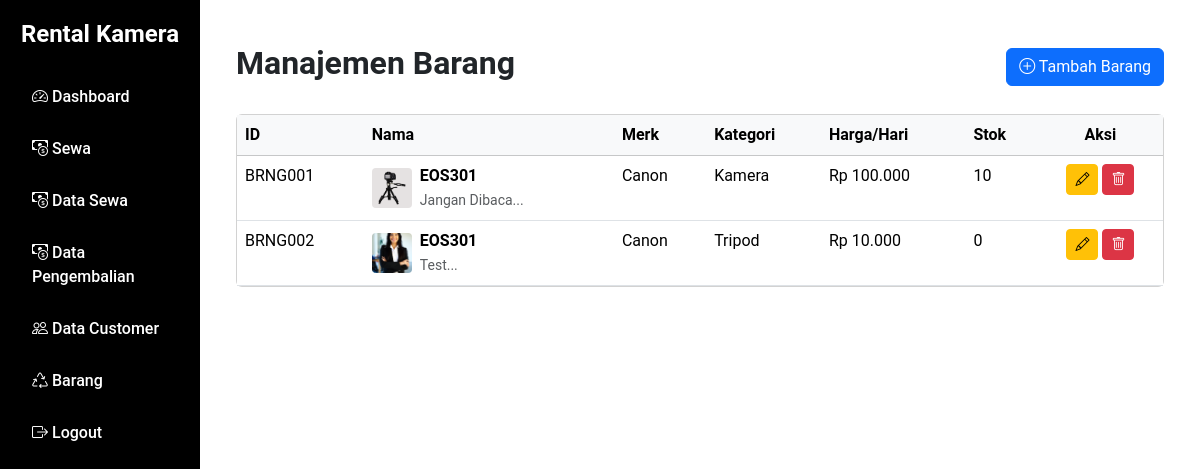
The app's page /admin/index.php?page=barang with its own data.
### tables this page shows
CREATE TABLE `tb_barang` (
  `id_barang` varchar(15) NOT NULL,
  `nama_barang` varchar(150) NOT NULL,
  `deskripsi` varchar(255) NOT NULL,
  `harga_sewa_hari` varchar(25) NOT NULL,
  `stok` varchar(8) NOT NULL,
  `merk` varchar(50) NOT NULL,
  `kategori` varchar(25) NOT NULL,
  `gambar` varchar(255) NOT NULL
);

CREATE TABLE `tb_merk` (
  `id_merk` varchar(8) NOT NULL,
  `merk` varchar(25) NOT NULL
);

CREATE TABLE `tb_kategori` (
  `id_kategori` varchar(10) NOT NULL,
  `kategori` varchar(25) NOT NULL
);

### admin/koneksi.php (called while the page is built, shortened)
<?php
class Database {
    private static $instance = null;
    private $conn;
    private function __construct() {
        $host = "localhost";
        $user = "root";
        $pass = "";
        $db = "rental_kamera";
        $this->conn = new mysqli($host, $user, $pass, $db);
        $this->conn->set_charset("utf8");
    }
    public static function getInstance() {
        if (self::$instance === null) {
            self::$instance = new self();
        }
        return self::$instance;
    }
    public function getConnection() {
        return $this->conn;
    }
}
?>

### admin/model/barang.php (called while the page is built, shortened)
<?php
require_once "koneksi.php";
class Barang
{
    private $conn;
    public function __construct() {
        $this->conn = Database::getInstance()->getConnection();
    }
    public function tampil()
    {
        $sql = "SELECT * FROM tb_barang";
        $result = $this->conn->query($sql);
        return $result ? $result->fetch_all(MYSQLI_ASSOC) : [];
    }
    public function getAllMerk()
    {
        $sql = "SELECT id_merk, merk FROM tb_merk ORDER BY merk ASC";
        $result = $this->conn->query($sql);
        return $result ? $result->fetch_all(MYSQLI_ASSOC) : [];
    }
    public function getAllKategori()
    {
        $sql = "SELECT id_kategori, kategori FROM tb_kategori ORDER BY kategori ASC";
        $result = $this->conn->query($sql);
        return $result ? $result->fetch_all(MYSQLI_ASSOC) : [];
    }
}

### admin/barang.php (the view, shortened to what this page needs)
<?php
require 'koneksi.php';
require 'model/barang.php';
$barang = new Barang();
$daftarBarang = $barang->tampil();
$daftarMerk = $barang->getAllMerk();
$daftarKategori = $barang->getAllKategori();
?>
<div class="container-fluid mt-4">
    <div class="d-flex justify-content-between align-items-center mb-4">
        <h2 class="fw-bold"><i class=""></i> Manajemen Barang</h2>
        <button class="btn btn-primary" data-bs-toggle="modal" data-bs-target="#modalForm">
            <i class="bi bi-plus-circle"></i> Tambah Barang
        </button>
    </div>
    <div class="card">
        <div class="table-responsive">
            <table class="table table-hover mb-0">
                <thead class="table-light">
                    <tr>
                        <th>ID</th>
                        <th>Nama</th>
                        <th>Merk</th>
                        <th>Kategori</th>
                        <th>Harga/Hari</th>
                        <th>Stok</th>
                        <th class="text-center">Aksi</th>
                    </tr>
                </thead>
                <tbody>
                    <?php if (empty($daftarBarang)): ?>
                        <tr>
                            <td colspan="7" class="text-center py-4 text-muted">Belum ada data barang</td>
                        </tr>
                    <?php else: ?>
                        <?php foreach ($daftarBarang as $item):
                            $merk_name = '';
                            $kategori_name = '';
                            foreach ($daftarMerk as $m) {
                                if ($m['id_merk'] == $item['merk']) {
                                    $merk_name = $m['merk'];
                                    break;
                                }
                            }
                            foreach ($daftarKategori as $k) {
                                if ($k['id_kategori'] == $item['kategori']) {
                                    $kategori_name = $k['kategori'];
                                    break;
                                }
                            }
                        ?>
                            <tr>
                                <td><span><?php echo $item['id_barang']; ?></span></td>
                                <td>
                                    <div class="d-flex align-items-center gap-2">
                                        <?php if (!empty($item['gambar']) && file_exists('uploads/' . $item['gambar'])): ?>
                                            <img src="uploads/<?php echo $item['gambar']; ?>" alt="<?php echo $item['nama_barang']; ?>" style="width: 40px; height: 40px; object-fit: cover; border-radius: 4px;">
                                        <?php else: ?>
                                            <div style="width: 40px; height: 40px; background-color: #e9ecef; border-radius: 4px; display: flex; align-items: center; justify-content: center;">
                                                <i class="bi bi-image text-muted"></i>
                                            </div>
                                        <?php endif; ?>
                                        <div>
                                            <strong><?php echo $item['nama_barang']; ?></strong>
                                            <br><small class="text-muted"><?php echo substr($item['deskripsi'], 0, 35); ?>...</small>
                                        </div>
                                    </div>
                                </td>
                                <td><?php echo $merk_name; ?></td>
                                <td><?php echo $kategori_name; ?></td>
                                <td>Rp <?php echo number_format($item['harga_sewa_hari'], 0, ',', '.'); ?></td>
                                <td><?php echo $item['stok']; ?></td>
                                <td class="text-center">
                                    <button class="btn btn-sm btn-warning" title="Edit" data-bs-toggle="modal" data-bs-target="#modalForm" onclick="editBarang('<?php echo $item['id_barang']; ?>')">
                                        <i class="bi bi-pencil"></i>
                                    </button>
                                    <a href="index.php?page=barang&hapus=<?php echo $item['id_barang']; ?>"
                                       class="btn btn-sm btn-danger" onclick="return confirm('Hapus data ini?')" title="Hapus">
                                        <i class="bi bi-trash"></i>
                                    </a>
                                </td>
                            </tr>
                        <?php endforeach; ?>
                    <?php endif; ?>
                </tbody>
            </table>
        </div>
    </div>
</div>

### admin/index.php (shortened to what this page needs)
<!DOCTYPE html>
<html lang="id">
<head>
    <link href="https://cdn.jsdelivr.net/npm/bootstrap@5.3.3/dist/css/bootstrap.min.css" rel="stylesheet">
    <link href="https://cdn.jsdelivr.net/npm/bootstrap-icons@1.11.3/font/bootstrap-icons.css" rel="stylesheet">
    <link rel="stylesheet" href="asset/css/style.css">
</head>
<body>
    <div class="container-fluid">
        <div class="row">
            <nav class="col-md-3 col-lg-2 d-md-block sidebar">
                <h4 class="text-white text-center mb-4">Rental Kamera</h4>
                <a href="index.php" class="<?php echo (!isset($_GET['page'])) ? 'active' : ''; ?>">
                    <i class="bi bi-speedometer2"></i> Dashboard
                </a>
                <a href="index.php?page=transaksi" class="<?php echo (isset($_GET['page']) && $_GET['page']=='transaksi') ? 'active' : ''; ?>">
                    <i class="bi bi-cash-coin"></i> Sewa
                </a>
                <a href="index.php?page=data_transaksi" class="<?php echo (isset($_GET['page']) && $_GET['page']=='data_transaksi') ? 'active' : ''; ?>">
                    <i class="bi bi-cash-coin"></i> Data Sewa
                </a>
                <a href="index.php?page=data_transaksi" class="<?php echo (isset($_GET['page']) && $_GET['page']=='data_pengembalian') ? 'active' : ''; ?>">
                    <i class="bi bi-cash-coin"></i> Data Pengembalian
                </a>
                <a href="index.php?page=anggota" class="<?php echo (isset($_GET['page']) && $_GET['page']=='anggota') ? 'active' : ''; ?>">
                    <i class="bi bi-people"></i> Data Customer
                </a>
                <a href="index.php?page=barang" class="<?php echo (isset($_GET['page']) && $_GET['page']=='barang') ? 'active' : ''; ?>">
                    <i class="bi bi-recycle"></i> Barang
                </a>
                <a href="logout.php">
                    <i class="bi bi-box-arrow-right"></i> Logout
                </a>
            </nav>
            <main class="col-md-9 ms-sm-auto col-lg-10 px-md-4 content">
                <?php
                if (isset($_GET['page'])) {
                    $page = $_GET['page'];
                    if ($page == "anggota") {
                        include "anggota.php";
                    } elseif ($page == "transaksi") {
                        include "transaksi.php";
                    } elseif ($page == "barang") {
                        include "barang.php";
                    } elseif ($page == "data_transaksi") {
                        include "data_transaksi.php";
                    } elseif ($page == "laporan") {
                        include "laporan.php";
                    } else {
                        echo "<h2>Halaman tidak ditemukan</h2>";
                    }
                } else {
                    echo "<h2>Halaman Dashboard Rental Kamera</h2>";
                }
                ?>
            </main>
        </div>
    </div>
</body>
</html>

### admin/asset/css/style.css (style rules this page uses)
body { font-family: 'Roboto', Arial, sans-serif; }
.sidebar { height: 100vh; background-color: #000000; padding-top: 20px; }
.sidebar h4 { color: #ffffff; font-weight: bold; }
.sidebar a { color: #ffffff; padding: 12px; text-decoration: none; display: block; transition: background 0.3s, color 0.3s; border-radius: 8px; margin: 4px 8px; font-weight: 500; }
.table thead { background-color: #7f84cd; color: white; }
.content { padding: 20px; }

### records on screen
tb_barang: id_barang "BRNG001", gambar (picture), nama_barang "EOS301", deskripsi "Jangan Dibaca", harga_sewa_hari "100.000", stok "10"
tb_merk: merk "Canon"
tb_kategori: kategori "Kamera"
tb_barang: id_barang "BRNG002", gambar (picture), nama_barang "EOS301", deskripsi "Test", harga_sewa_hari "10.000", stok "0"
tb_kategori: kategori "Tripod"
